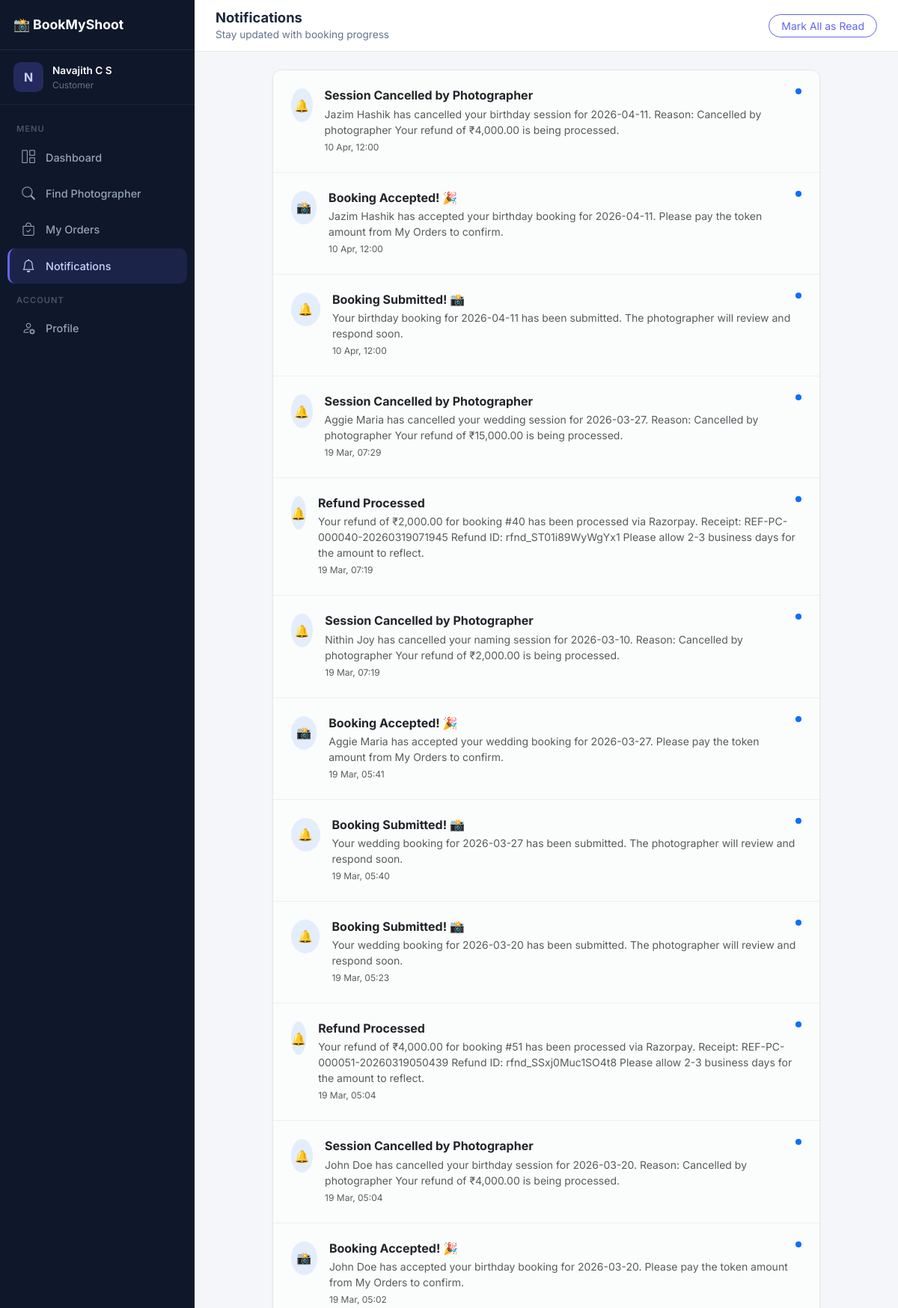
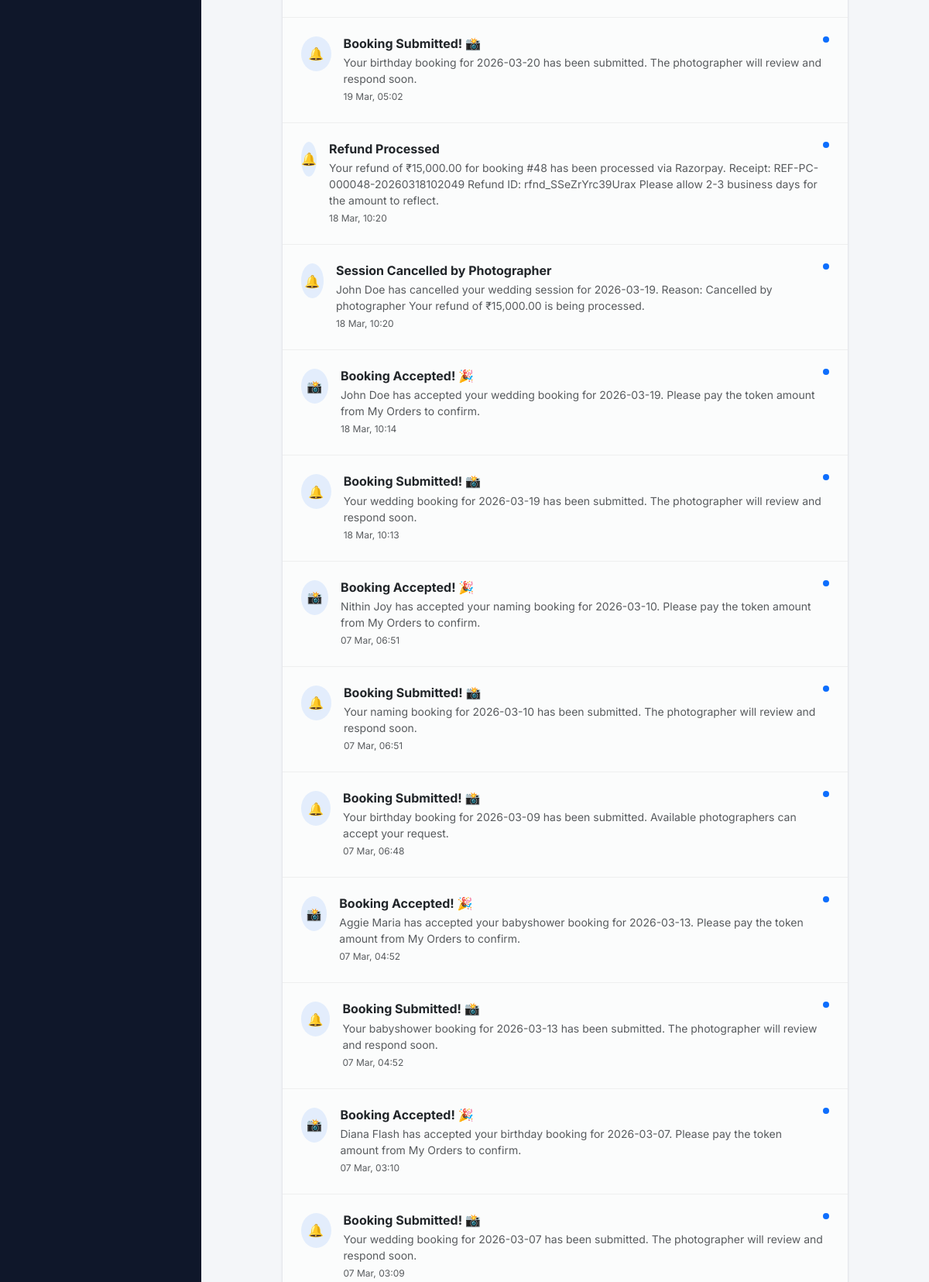
The app's page /customer/notifications (signed in, upper part) with its own data (2 pictures, top to bottom).
### backend/models.py (models this page shows, shortened)
class User(db.Model, UserMixin):
    __tablename__ = 'users'
    id = db.Column(db.Integer, primary_key=True)
    first_name = db.Column(db.String(100), nullable=False)
    last_name = db.Column(db.String(100), nullable=False)
    email = db.Column(db.String(120), unique=True, nullable=False, index=True)
    phone = db.Column(db.String(20), nullable=True)
    user_type = db.Column(db.String(20), nullable=False, default='customer')
    password_hash = db.Column(db.String(255), nullable=False)
    profile_image = db.Column(db.String(255), nullable=True)
    is_active = db.Column(db.Boolean, default=True)
    created_at = db.Column(db.DateTime, default=datetime.utcnow)
    updated_at = db.Column(db.DateTime, default=datetime.utcnow, onupdate=datetime.utcnow)
    bookings = db.relationship('Booking', backref='customer', lazy=True, foreign_keys='Booking.customer_id',
                               cascade='all, delete-orphan')
    notifications = db.relationship('Notification', backref='user', lazy=True, cascade='all, delete-orphan')
    activities = db.relationship('ActivityLog', backref='user', lazy=True, cascade='all, delete-orphan')

class Notification(db.Model):
    __tablename__ = 'notifications'
    id = db.Column(db.Integer, primary_key=True)
    user_id = db.Column(db.Integer, db.ForeignKey('users.id'), nullable=False)
    booking_id = db.Column(db.Integer, db.ForeignKey('bookings.id'), nullable=True)
    title = db.Column(db.String(200), nullable=False)
    message = db.Column(db.Text, nullable=False)
    notification_type = db.Column(db.String(50), nullable=False)  # job_accepted, job_declined, payment_received, etc.
    is_read = db.Column(db.Boolean, default=False)
    created_at = db.Column(db.DateTime, default=datetime.utcnow)
    read_at = db.Column(db.DateTime, nullable=True)
    booking = db.relationship('Booking', backref='notifications')

### backend/customer/routes.py (the view)
@customer_bp.route('/notifications')
@customer_required
def notifications():
    notes = Notification.query.filter_by(user_id=current_user.id).order_by(Notification.created_at.desc()).all()
    return render_template('customer/notifications.html', notifications=notes)

### backend/app.py (called while the page is built)
@app.before_request
def enforce_csrf_for_non_api_routes():
    if request.path.startswith('/api/'):
        return
    if request.method in ('POST', 'PUT', 'PATCH', 'DELETE'):
        csrf.protect()

@login_manager.user_loader
def load_user(user_id):
    return User.query.get(int(user_id))

### backend/customer/routes.py (called while the page is built)
def customer_required(f):
    @wraps(f)
    def decorated_function(*args, **kwargs):
        if not current_user.is_authenticated or current_user.user_type != 'customer':
            flash('Customer access required.', 'error')
            return redirect(url_for('login'))
        return f(*args, **kwargs)
    return decorated_function

### backend/customer/templates/customer/notifications.html (shortened to what this page needs)
{% extends "base.html" %}
{% block content %}
<div class="topbar">
    <div>
        <h1>Notifications</h1>
        <div class="breadcrumb">Stay updated with booking progress</div>
    </div>
    <div class="topbar-actions">
        <button class="btn btn-outline-primary btn-sm rounded-pill px-3">Mark All as Read</button>
    </div>
</div>
<div class="page-content fade-in">
<div class="row justify-content-center">
    <div class="col-lg-10">
        <div class="card overflow-hidden">
            {% if notifications %}
            <div class="list-group list-group-flush">
                {% for n in notifications %}
                <div class="list-group-item p-4 {{ 'bg-light bg-opacity-50' if not n.is_read else '' }} border-bottom">
                    <div class="d-flex justify-content-between align-items-start">
                        <div class="d-flex gap-3">
                            <div class="notification-icon rounded-circle bg-primary bg-opacity-10 text-primary d-flex align-items-center justify-content-center"
                                style="width: 45px; height: 45px;">
                                {% if n.notification_type == 'job_accepted' %}
                                📸
                                {% elif n.notification_type == 'job_declined' %}
                                🚫
                                {% elif n.notification_type == 'payment_received' %}
                                💰
                                {% else %}
                                🔔
                                {% endif %}
                            </div>
                            <div>
                                <h6 class="fw-bold mb-1 {{ 'text-dark' if not n.is_read else 'text-muted' }}">{{ n.title
                                    }}</h6>
                                <p class="text-muted small mb-1">{{ n.message }}</p>
                                <div class="text-muted" style="font-size: 0.75rem;">{{ n.created_at.strftime('%d %b,
                                    %H:%M') }}</div>
                            </div>
                        </div>
                        {% if not n.is_read %}
                        <span class="badge bg-primary rounded-pill p-1" style="width: 8px; height: 8px;"> </span>
                        {% endif %}
                    </div>
                </div>
                {% endfor %}
            </div>
            {% else %}
            <div class="p-5 text-center">
                <i class="fs-1 d-block mb-3">🔔</i>
                <h5 class="text-muted">You're all caught up! No new notifications.</h5>
            </div>
            {% endif %}
        </div>
    </div>
</div>
</div>
{% endblock %}

### backend/templates/base.html (shortened to what this page needs)
<!DOCTYPE html>
<html lang="en">
<head>
    <link href="https://cdn.jsdelivr.net/npm/bootstrap@5.3.0/dist/css/bootstrap.min.css" rel="stylesheet">
    <link rel="stylesheet" href="https://cdn.jsdelivr.net/npm/bootstrap-icons@1.11.0/font/bootstrap-icons.css">
    <link rel="stylesheet" href="https://cdnjs.cloudflare.com/ajax/libs/animate.css/4.1.1/animate.min.css" />
</head>
<body>
    {% if not hide_sidebar and current_user.is_authenticated %}
    <aside class="sidebar" id="sidebar">
        <div class="sidebar-brand">📸 BookMyShoot</div>
        <div class="sidebar-user">
            <div class="avatar">{{ current_user.first_name[0]|upper }}</div>
            <div class="info">
                <div class="name">{{ current_user.first_name }} {{ current_user.last_name }}</div>
                <div class="role">{{ current_user.user_type }}</div>
            </div>
        </div>
        <nav class="sidebar-nav">
            <div class="nav-section">Menu</div>
            {% if current_user.user_type == 'admin' %}
            <a href="{{ url_for('admin.dashboard') }}" class="{{ 'active' if request.endpoint == 'admin.dashboard' }}"><i class="bi bi-grid-1x2"></i> Dashboard</a>
            <a href="{{ url_for('admin.users') }}" class="{{ 'active' if request.endpoint == 'admin.users' }}"><i class="bi bi-people"></i> Users</a>
            <a href="{{ url_for('admin.bookings') }}" class="{{ 'active' if request.endpoint == 'admin.bookings' }}"><i class="bi bi-calendar-check"></i> Bookings</a>
            <a href="{{ url_for('admin.categories') }}" class="{{ 'active' if request.endpoint == 'admin.categories' }}"><i class="bi bi-tags"></i> Categories</a>
            <a href="{{ url_for('admin.packages') }}" class="{{ 'active' if request.endpoint == 'admin.packages' }}"><i class="bi bi-box-seam"></i> Packages</a>
            <div class="nav-section">Account</div>
            <a href="{{ url_for('admin.profile') }}" class="{{ 'active' if request.endpoint == 'admin.profile' }}"><i class="bi bi-person-gear"></i> Profile</a>
            {% elif current_user.user_type == 'customer' %}
            <a href="{{ url_for('customer.dashboard') }}" class="{{ 'active' if request.endpoint == 'customer.dashboard' }}"><i class="bi bi-grid-1x2"></i> Dashboard</a>
            <a href="{{ url_for('customer.search') }}" class="{{ 'active' if request.endpoint == 'customer.search' }}"><i class="bi bi-search"></i> Find Photographer</a>
            <a href="{{ url_for('customer.my_orders') }}" class="{{ 'active' if request.endpoint == 'customer.my_orders' }}"><i class="bi bi-bag-check"></i> My Orders</a>
            <a href="{{ url_for('customer.notifications') }}" class="{{ 'active' if request.endpoint == 'customer.notifications' }}"><i class="bi bi-bell"></i> Notifications</a>
            <div class="nav-section">Account</div>
            <a href="{{ url_for('customer.profile') }}" class="{{ 'active' if request.endpoint == 'customer.profile' }}"><i class="bi bi-person-gear"></i> Profile</a>
            {% endif %}
        </nav>
    </aside>
    {% endif %}
    <main class="{% if not hide_sidebar and current_user.is_authenticated %}main-content{% else %}{% block main_class %}container py-5{% endblock %}{% endif %}">
        {% block content %}{% endblock %}
    </main>
</body>
</html>

### backend/templates/base.html (style rules this page uses)
:root { --bg: #f4f6f9; --sidebar-bg: #0f172a; --sidebar-active: rgba(99, 102, 241, 0.15); --sidebar-active-border: #6366f1; --card-bg: #ffffff; --card-border: #e5e7eb; --card-shadow: 0 1px 3px rgba(0,0,0,0.06); --text: #1e293b; --muted: #64748b; --primary: #6366f1; --primary-hover: #4f46e5; --success: #22c55e; --danger: #ef4444; --warning: #f59e0b; --info: #3b82f6; --sidebar-width: 260px; --radius: 12px; }
* { box-sizing: border-box; }
body { font-family: 'Inter', sans-serif; background: var(--bg); color: var(--text); margin: 0; min-height: 100vh; }
a { color: inherit; text-decoration: none; }
.sidebar { width: var(--sidebar-width); background: var(--sidebar-bg); color: #cbd5e1; position: fixed; top: 0; left: 0; bottom: 0; z-index: 1000; display: flex; flex-direction: column; transition: transform .3s ease; overflow-y: auto; }
.sidebar-brand { padding: 20px 18px; border-bottom: 1px solid rgba(255,255,255,0.08); font-weight: 700; font-size: 1.1rem; color: #fff; display: flex; align-items: center; gap: 10px; }
.sidebar-user { padding: 16px 18px; display: flex; align-items: center; gap: 12px; border-bottom: 1px solid rgba(255,255,255,0.06); }
.sidebar-user .avatar { width: 40px; height: 40px; border-radius: 10px; background: rgba(99,102,241,0.25); color: #c7d2fe; display: grid; place-items: center; font-weight: 700; font-size: 1rem; }
.sidebar-user .info { font-size: 0.85rem; }
.sidebar-user .info .name { color: #fff; font-weight: 600; }
.sidebar-user .info .role { color: var(--muted); text-transform: capitalize; font-size: 0.75rem; }
.sidebar-nav { padding: 12px 10px; flex: 1; }
.sidebar-nav .nav-section { font-size: 0.7rem; text-transform: uppercase; letter-spacing: 1px; color: #475569; padding: 12px 12px 6px; font-weight: 600; }
.sidebar-nav a { display: flex; align-items: center; gap: 12px; padding: 10px 14px; border-radius: 10px; color: #94a3b8; font-weight: 500; font-size: 0.9rem; margin-bottom: 2px; transition: all .2s ease; border-left: 3px solid transparent; }
.sidebar-nav a.active { color: #c7d2fe; background: var(--sidebar-active); border-left-color: var(--sidebar-active-border); }
.sidebar-nav a i { font-size: 1.1rem; width: 22px; text-align: center; }
.main-content { margin-left: var(--sidebar-width); min-height: 100vh; transition: margin-left .3s ease; }
.topbar { background: var(--card-bg); border-bottom: 1px solid var(--card-border); padding: 12px 28px; display: flex; justify-content: space-between; align-items: center; position: sticky; top: 0; z-index: 30; }
.topbar h1 { margin: 0; font-size: 1.15rem; font-weight: 700; }
.topbar .breadcrumb { font-size: 0.85rem; color: var(--muted); margin: 2px 0 0; }
.topbar-actions { display: flex; align-items: center; gap: 12px; }
.card { background: var(--card-bg); border: 1px solid var(--card-border); border-radius: var(--radius); box-shadow: var(--card-shadow); }
.btn-outline-primary { color: var(--primary); border-color: var(--primary); }
.page-content { padding: 24px 28px; }
.fade-in { animation: fadeIn .4s ease forwards; }

### backend/customer/templates/customer/notifications.html (style rules this page uses)
.list-group-item { transition: background 0.2s; border-color: rgba(0, 0, 0, 0.05) !important; }

### records on screen
User: first_name "N", first_name "Navajith", last_name "C S", user_type "Customer"
Notification: title "Session Cancelled by Photographer", message "Jazim Hashik has cancelled your birthday session for 2026-04-11. Reason: Cancelled by photographer Your refund of ₹4,000.00 is being processed.", created_at "10 Apr, 12:00", is_read False (drawn)
Notification: title "Booking Accepted! 🎉", message "Jazim Hashik has accepted your birthday booking for 2026-04-11. Please pay the token amount from My Orders to confirm.", created_at "10 Apr, 12:00", is_read False (drawn)
Notification: title "Booking Submitted! 📸", message "Your birthday booking for 2026-04-11 has been submitted. The photographer will review and respond soon.", created_at "10 Apr, 12:00", is_read False (drawn)
Notification: title "Session Cancelled by Photographer", message "Aggie Maria has cancelled your wedding session for 2026-03-27. Reason: Cancelled by photographer Your refund of ₹15,000.00 is being processed.", created_at "19 Mar, 07:29", is_read False (drawn)
Notification: title "Refund Processed", message "Your refund of ₹2,000.00 for booking #40 has been processed via Razorpay. Receipt: REF-PC-000040-20260319071945 Refund ID: rfnd_ST01i89WyWgYx1 Please allow 2-3 business days for the amount to reflect.", created_at "19 Mar, 07:19", is_read False (drawn)
Notification: title "Session Cancelled by Photographer", message "Nithin Joy has cancelled your naming session for 2026-03-10. Reason: Cancelled by photographer Your refund of ₹2,000.00 is being processed.", created_at "19 Mar, 07:19", is_read False (drawn)
Notification: title "Booking Accepted! 🎉", message "Aggie Maria has accepted your wedding booking for 2026-03-27. Please pay the token amount from My Orders to confirm.", created_at "19 Mar, 05:41", is_read False (drawn)
Notification: title "Booking Submitted! 📸", message "Your wedding booking for 2026-03-27 has been submitted. The photographer will review and respond soon.", created_at "19 Mar, 05:40", is_read False (drawn)
Notification: title "Booking Submitted! 📸", message "Your wedding booking for 2026-03-20 has been submitted. The photographer will review and respond soon.", created_at "19 Mar, 05:23", is_read False (drawn)
Notification: title "Refund Processed", message "Your refund of ₹4,000.00 for booking #51 has been processed via Razorpay. Receipt: REF-PC-000051-20260319050439 Refund ID: rfnd_SSxj0Muc1SO4t8 Please allow 2-3 business days for the amount to reflect.", created_at "19 Mar, 05:04", is_read False (drawn)
Notification: title "Session Cancelled by Photographer", message "John Doe has cancelled your birthday session for 2026-03-20. Reason: Cancelled by photographer Your refund of ₹4,000.00 is being processed.", created_at "19 Mar, 05:04", is_read False (drawn)
Notification: title "Booking Accepted! 🎉", message "John Doe has accepted your birthday booking for 2026-03-20. Please pay the token amount from My Orders to confirm.", created_at "19 Mar, 05:02", is_read False (drawn)
Notification: title "Booking Submitted! 📸", message "Your birthday booking for 2026-03-20 has been submitted. The photographer will review and respond soon.", created_at "19 Mar, 05:02", is_read False (drawn)
Notification: title "Refund Processed", message "Your refund of ₹15,000.00 for booking #48 has been processed via Razorpay. Receipt: REF-PC-000048-20260318102049 Refund ID: rfnd_SSeZrYrc39Urax Please allow 2-3 business days for the amount to reflect.", created_at "18 Mar, 10:20", is_read False (drawn)
Notification: title "Session Cancelled by Photographer", message "John Doe has cancelled your wedding session for 2026-03-19. Reason: Cancelled by photographer Your refund of ₹15,000.00 is being processed.", created_at "18 Mar, 10:20", is_read False (drawn)
Notification: title "Booking Accepted! 🎉", message "John Doe has accepted your wedding booking for 2026-03-19. Please pay the token amount from My Orders to confirm.", created_at "18 Mar, 10:14", is_read False (drawn)
Notification: title "Booking Submitted! 📸", message "Your wedding booking for 2026-03-19 has been submitted. The photographer will review and respond soon.", created_at "18 Mar, 10:13", is_read False (drawn)
Notification: title "Booking Accepted! 🎉", message "Nithin Joy has accepted your naming booking for 2026-03-10. Please pay the token amount from My Orders to confirm.", created_at "07 Mar, 06:51", is_read False (drawn)
Notification: title "Booking Submitted! 📸", message "Your naming booking for 2026-03-10 has been submitted. The photographer will review and respond soon.", created_at "07 Mar, 06:51", is_read False (drawn)
Notification: title "Booking Submitted! 📸", message "Your birthday booking for 2026-03-09 has been submitted. Available photographers can accept your request.", created_at "07 Mar, 06:48", is_read False (drawn)
Notification: title "Booking Accepted! 🎉", message "Aggie Maria has accepted your babyshower booking for 2026-03-13. Please pay the token amount from My Orders to confirm.", created_at "07 Mar, 04:52", is_read False (drawn)
Notification: title "Booking Submitted! 📸", message "Your babyshower booking for 2026-03-13 has been submitted. The photographer will review and respond soon.", created_at "07 Mar, 04:52", is_read False (drawn)
Notification: title "Booking Accepted! 🎉", message "Diana Flash has accepted your birthday booking for 2026-03-07. Please pay the token amount from My Orders to confirm.", created_at "07 Mar, 03:10", is_read False (drawn)
Notification: title "Booking Submitted! 📸", message "Your wedding booking for 2026-03-07 has been submitted. The photographer will review and respond soon.", created_at "07 Mar, 03:09", is_read False (drawn)
